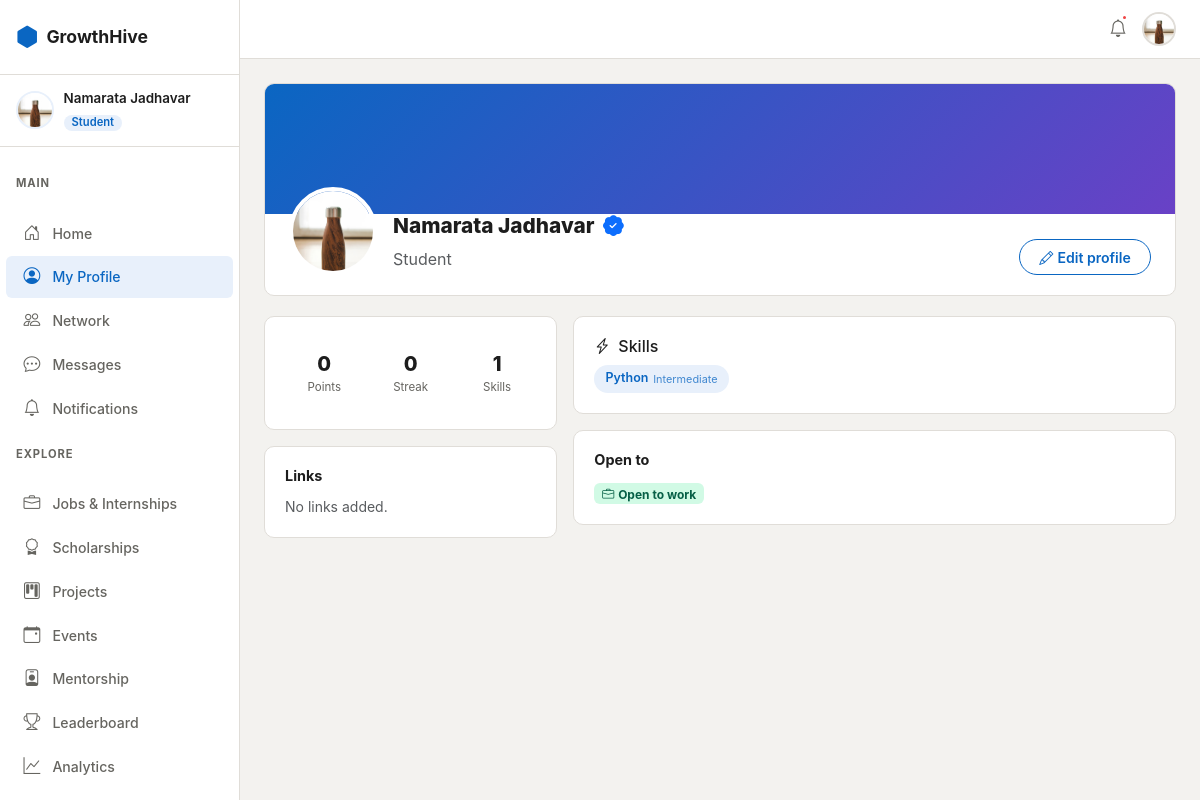
Before: /accounts/profile/ (signed in) with the older database file.
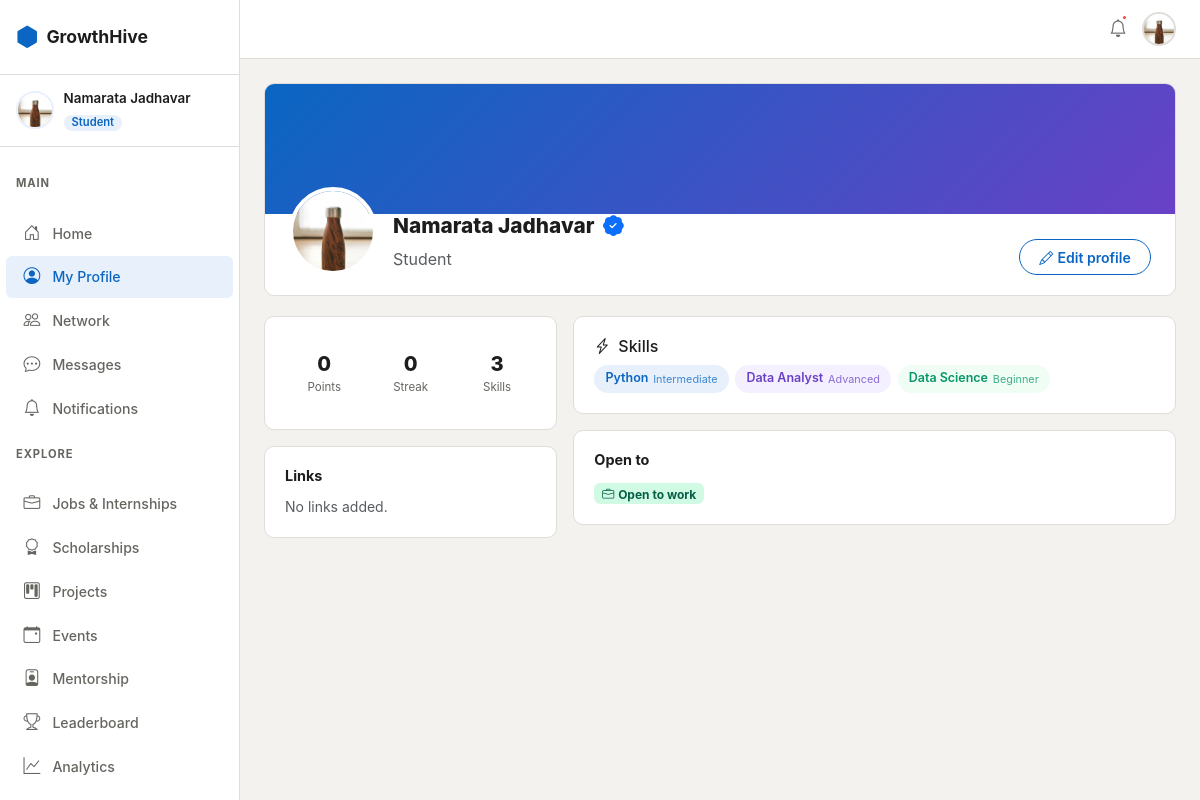
After: the same page with the newer database file.
### apps/accounts/models.py (models this page shows, shortened)
class UserSkill(models.Model):
    class Level(models.TextChoices):
        BEGINNER     = 'beginner',     'Beginner'
        INTERMEDIATE = 'intermediate', 'Intermediate'
        ADVANCED     = 'advanced',     'Advanced'
        EXPERT       = 'expert',       'Expert'
    profile = models.ForeignKey(Profile, on_delete=models.CASCADE, related_name='profile_skills')
    skill   = models.ForeignKey(Skill, on_delete=models.CASCADE)
    level   = models.CharField(max_length=20, choices=Level.choices, default=Level.BEGINNER)
    class Meta:
        unique_together = ('profile', 'skill')

class Skill(models.Model):
    name = models.CharField(max_length=100, unique=True)
    slug = models.SlugField(unique=True, blank=True)
    class Meta:
        ordering = ['name']

### apps/accounts/views.py (the view)
# urls.py: path('profile/',            views.profile_view,      name='profile'),
@login_required
@verified_required
def profile_view(request, user_id=None):
    if user_id:
        target_user = get_object_or_404(User, pk=user_id, is_active=True)
    else:
        target_user = request.user
    profile = target_user.profile
    user_skills = UserSkill.objects.filter(
        profile__user=target_user
    ).select_related('skill')
    conn_status = 'none'
    if request.user != target_user:
        conn = Connection.get_status_between(request.user, target_user)
        if conn:
            conn_status = conn.status
    return render(request, 'accounts/profile.html', {
        'target_user': target_user,
        'profile': profile,
        'user_skills': user_skills,
        'is_own': target_user == request.user,
        'conn_status': conn_status,
    })

### apps/accounts/models.py (called while the page is built)
    def get_full_name(self):
        return f'{self.first_name} {self.last_name}'.strip()

    @property
    def is_student(self):
        return self.role == self.Role.STUDENT

    def get_avatar_url(self):
        if self.avatar:
            return self.avatar.url
        return '/static/images/default-avatar.png'

### templates/accounts/profile.html (shortened to what this page needs)
{% extends 'base.html' %}
{% block content %}
<div class="gh-profile-wrap">
  <div class="gh-profile-header">
    <div class="gh-profile-banner">
    </div>
    <div class="gh-profile-meta">
      <div class="gh-profile-avatar-wrap">
        <img src="{{ profile.get_avatar_url }}" class="gh-profile-avatar" alt="avatar"/>
      </div>
      <div class="gh-profile-info">
        <h2>{{ target_user.get_full_name }}
          {% if target_user.is_email_verified %}
          <i class="bi bi-patch-check-fill text-primary ms-1" title="Verified"></i>
          {% endif %}
        </h2>
        <p class="text-muted mb-1">
          {{ target_user.get_role_display }}
        </p>
      </div>
      <div class="gh-profile-actions ms-auto">
        {% if is_own %}
        <a href="{% url 'accounts:edit_profile' %}" class="btn gh-btn-outline">
          <i class="bi bi-pencil me-1"></i>Edit profile
        </a>
        {% endif %}
      </div>
    </div>
  </div>
  <div class="row g-3 mt-1">
    <div class="col-12 col-lg-4">
      <div class="gh-card mb-3">
        <div class="gh-stats-row">
          <div class="gh-stat"><span class="gh-stat-val">{{ profile.points }}</span><span class="gh-stat-label">Points</span></div>
          <div class="gh-stat"><span class="gh-stat-val">{{ profile.streak_days }}</span><span class="gh-stat-label">Streak</span></div>
          <div class="gh-stat"><span class="gh-stat-val">{{ user_skills.count }}</span><span class="gh-stat-label">Skills</span></div>
        </div>
      </div>
      <div class="gh-card">
        <h6 class="gh-card-title">Links</h6>
        {% if not profile.github_url and not profile.linkedin_url and not profile.website %}
        <p class="text-muted small mb-0">No links added.</p>
        {% endif %}
      </div>
    </div>
    <div class="col-12 col-lg-8">
      <div class="gh-card mb-3">
        <div class="gh-card-header-row">
          <h6 class="mb-0"><i class="bi bi-lightning-charge me-2"></i>Skills</h6>
        </div>
        <div class="gh-skills-wrap mt-2">
          {% for us in user_skills %}
          <span class="gh-skill-badge gh-skill-{{ us.level }}">
            {{ us.skill.name }}<small>{{ us.get_level_display }}</small>
          </span>
          {% empty %}
          <p class="text-muted small mb-0">No skills listed.</p>
          {% endfor %}
        </div>
      </div>
      {% if profile.is_open_to_work or profile.is_open_to_mentor %}
      <div class="gh-card">
        <h6 class="gh-card-title">Open to</h6>
        {% if profile.is_open_to_work %}
        <span class="badge gh-badge-green me-2">
          <i class="bi bi-briefcase me-1"></i>Open to work
        </span>
        {% endif %}
      </div>
      {% endif %}
    </div>
  </div>
</div>
{% endblock %}

Changed rows visible on the page:
added UserSkill: skill.name "Data Analyst", level "Advanced"
added UserSkill: skill.name "Data Science", level "Beginner"
Other visible differences:
{{ user_skills.count }}: "1" → "3"
